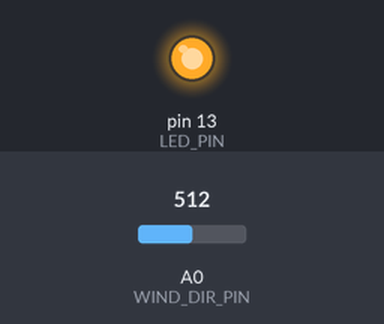
A sketch run on a simulated Arduino Uno, built with avr-gcc and run on an emulated ATmega328P. Shown: output pins drawn as LEDs (lit = HIGH). The test bench sets the inputs (shaded band); at power-on: A0 (WIND_DIR_PIN) = 512.

Above: at 0.1 s.
Timing chart, 0 to 1.6 s (numbered marks = the images above):
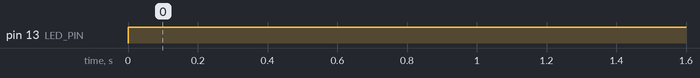

The sketch:

slave_sender.ino
```cpp
#include <Wire.h>

#define I2C_ADDRESS 0x04
#define WIND_DIR_PIN 0
#define WIND_DIR_THRESHOLD 20
#define LED_PIN 13

int wind_dir = 0;
int wind_table[] = {27, 61, 106, 332, 802, 680, 511, 202};

void setup() {
  pinMode(LED_PIN, OUTPUT);
  Wire.begin(I2C_ADDRESS);
  Wire.onRequest(dataRequest);
}

void loop() {
  digitalWrite(LED_PIN, LOW);
  wind_dir = wind_direction();
  digitalWrite(LED_PIN, HIGH);
  delay(500);
}

int wind_direction() {
  int x = analogRead(WIND_DIR_PIN);
  for(int i=0;i<8;i++){
    if((wind_table[i]-WIND_DIR_THRESHOLD < x) and (x < wind_table[i]+WIND_DIR_THRESHOLD)){
      return(i);
    }
  }
  return(wind_dir);
}

void dataRequest(){
 byte i2c[] = {wind_dir};
 Wire.write(i2c,sizeof(i2c));
}
```

Measured:
- by itself, pin 13 (LED_PIN): LOW → HIGH at 0.00 s
